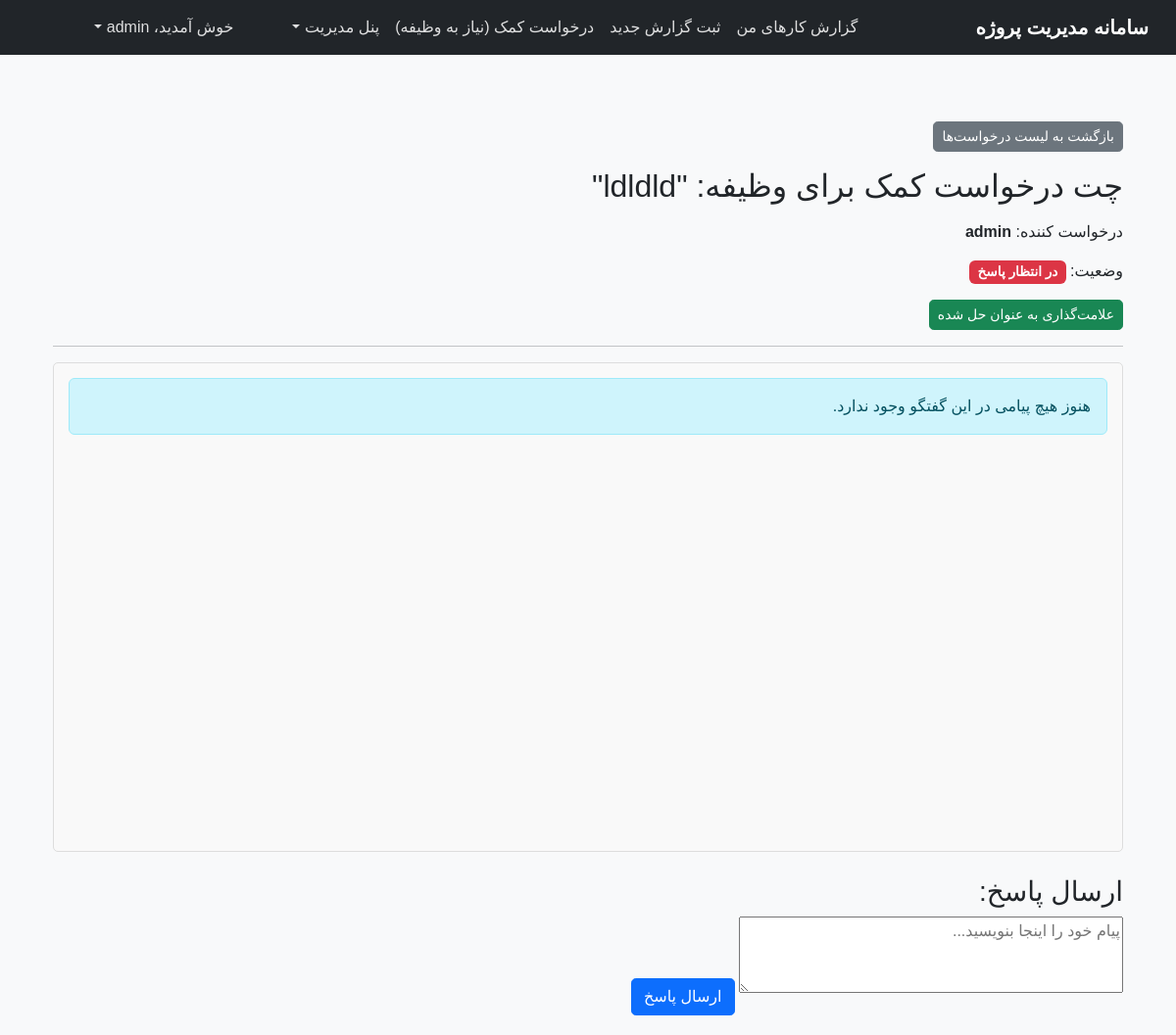
The app's page /adm/help_requests/1/ (signed in), older data.
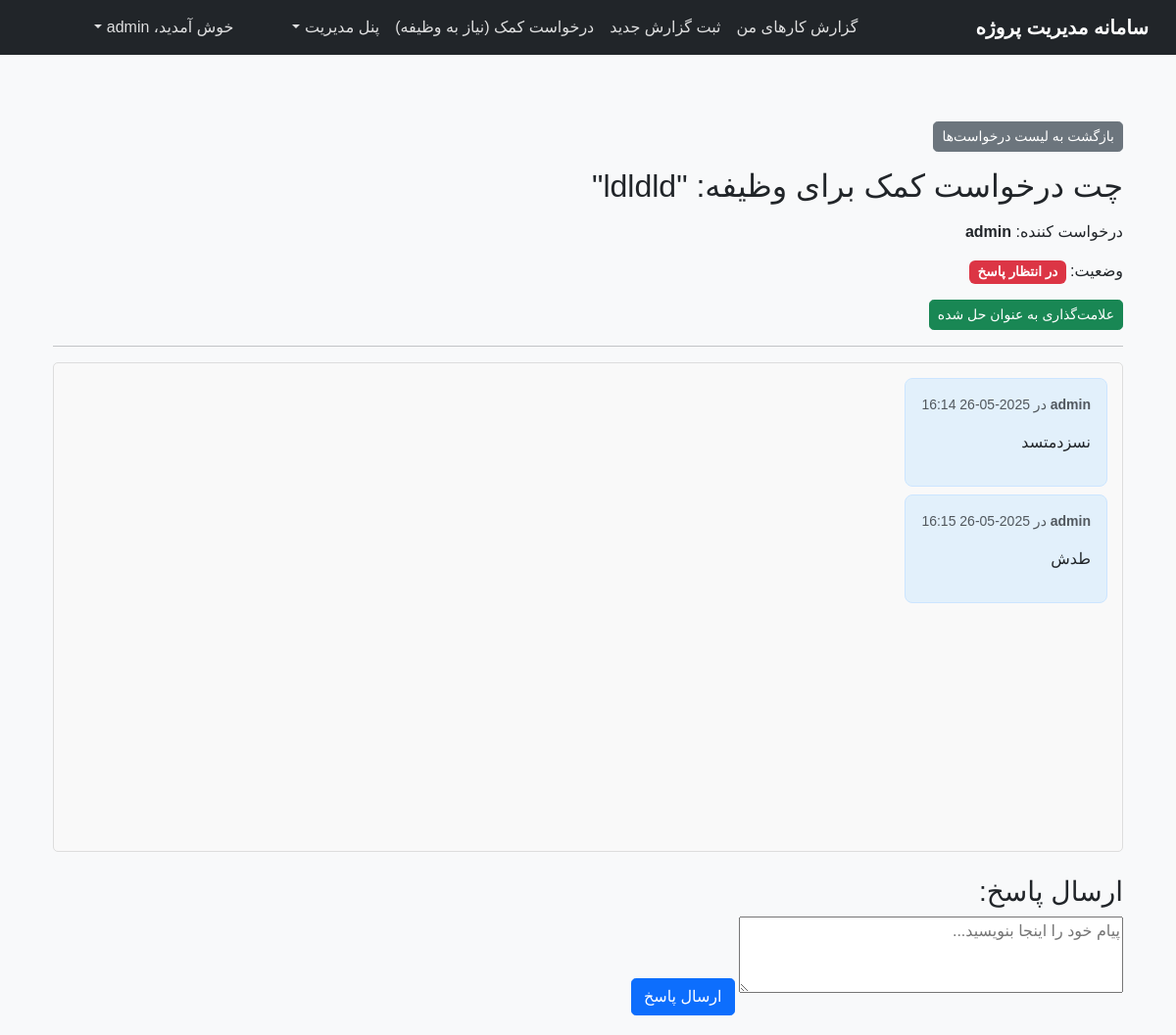
The same page, newer data.
### app/models.py (models this page shows, shortened)
class HelpRequest(models.Model):
    task = models.ForeignKey(Task, on_delete=models.CASCADE, related_name="help_requests", verbose_name="وظیفه")
    requester = models.ForeignKey(User, on_delete=models.CASCADE, related_name="submitted_help_requests", verbose_name="درخواست کننده")
    problem_description = RichTextUploadingField(verbose_name="شرح مشکل") # CKEditor
    is_resolved = models.BooleanField(default=False, verbose_name="برطرف شده")
    resolved_by = models.ForeignKey(User, on_delete=models.SET_NULL, null=True, blank=True, related_name="resolved_help_requests", verbose_name="حل کننده")
    requested_at = models.DateTimeField(auto_now_add=True, verbose_name="تاریخ درخواست")
    resolved_at = models.DateTimeField(null=True, blank=True, verbose_name="تاریخ حل مشکل")
    class Meta:
        verbose_name = "درخواست کمک"
        verbose_name_plural = "درخواست‌های کمک"

class Task(models.Model):
    STATUS_CHOICES = (('pending', 'در انتظار'), ('in_progress', 'در حال انجام'), ('needs_review', 'نیاز به بررسی'),
                      ('approved', 'تایید شده'), ('rejected', 'رد شده'), ('completed', 'تکمیل شده'))
    project = models.ForeignKey(Project, on_delete=models.CASCADE, related_name="tasks", verbose_name="پروژه")
    parent_task = models.ForeignKey('self', on_delete=models.CASCADE, null=True, blank=True, related_name="subtasks",
                                    verbose_name="وظیفه والد")
    title = models.CharField(max_length=255, verbose_name="عنوان وظیفه")
    description = RichTextUploadingField(blank=True, verbose_name="توضیحات وظیفه")
    assigned_to = models.ManyToManyField(User, related_name="assigned_tasks", verbose_name="اختصاص یافته به",
                                         blank=True)  # تغییر: اختیاری شد
    created_by = models.ForeignKey(User, on_delete=models.SET_NULL, null=True, blank=True, related_name="created_tasks",
                                   verbose_name="ایجاد کننده")  # تغییر: اختیاری شد
    created_at = models.DateTimeField(auto_now_add=True, verbose_name="تاریخ ایجاد")
    updated_at = models.DateTimeField(auto_now=True, verbose_name="تاریخ بروزرسانی")
    deadline = models.DateField(null=True, blank=True, verbose_name="مهلت انجام وظیفه")
    status = models.CharField(max_length=20, choices=STATUS_CHOICES, default='pending', verbose_name="وضعیت")
    is_approved = models.BooleanField(default=False, verbose_name="تایید شده توسط مدیر")
    approved_by = models.ForeignKey(User, on_delete=models.SET_NULL, null=True, blank=True,
                                    related_name="approved_tasks", verbose_name="تایید کننده")
    approval_date = models.DateTimeField(null=True, blank=True, verbose_name="تاریخ تایید/رد")
    rejection_reason = models.TextField(blank=True, verbose_name="دلیل رد شدن")
    class Meta:
        verbose_name = "وظیفه"
        verbose_name_plural = "وظایف"

class HelpRequestMessage(models.Model):
    help_request = models.ForeignKey(HelpRequest, on_delete=models.CASCADE, related_name="messages", verbose_name="درخواست کمک")
    sender = models.ForeignKey(User, on_delete=models.CASCADE, verbose_name="فرستنده")
    message = RichTextUploadingField(verbose_name="متن پیام") # CKEditor برای پیام‌های چت
    sent_at = models.DateTimeField(auto_now_add=True, verbose_name="تاریخ و زمان ارسال")
    class Meta:
        verbose_name = "پیام درخواست کمک"
        verbose_name_plural = "پیام‌های درخواست‌های کمک"
        ordering = ['sent_at'] # مرتب سازی بر اساس زمان برای نمایش چت

### app/views.py (the view)
# urls.py: path('adm/help_requests/<int:help_request_id>/', views.admin_help_request_chat_detail, name='admin_help_request_chat_detail'),
@login_required
@user_passes_test(is_manager)
def admin_help_request_chat_detail(request, help_request_id):
    help_request = get_object_or_404(HelpRequest, id=help_request_id)
    messages = help_request.messages.all().order_by('sent_at')
    if request.method == 'POST':
        form = HelpRequestMessageForm(request.POST)
        if form.is_valid():
            message = form.save(commit=False)
            message.help_request = help_request
            message.sender = request.user # مدیر پاسخ دهنده است
            message.save()
            if help_request.is_resolved:
                help_request.is_resolved = False
                help_request.resolved_by = None
                help_request.resolved_at = None
                help_request.save()
            Notification.objects.create(
                recipient=help_request.requester,
                message=f"پاسخی به درخواست کمک شما در وظیفه '{help_request.task.title}' داده شد.",
                link=reverse('help_request_chat', args=[help_request.id]),
                notification_type='new_help_request' # می‌توانید نوع اعلان جدیدی برای پاسخ ایجاد کنید
            )
            return redirect('admin_help_request_chat_detail', help_request_id=help_request.id)
    else:
        form = HelpRequestMessageForm()
    return render(request, 'admin_panel/admin_help_request_chat_detail.html', {
        'help_request': help_request,
        'messages': messages,
        'form': form
    })

### app/forms.py
class HelpRequestMessageForm(forms.ModelForm):
    class Meta:
        model = HelpRequestMessage
        fields = ['message']
        widgets = {
            'message': CKEditorUploadingWidget(config_name='awesome_ckeditor'), # این بخش بدون تغییر باقی می‌ماند
        }
        labels = {
            'message': 'پیام شما',
        }

### app/context_processors.py (called while the page is built)
def user_is_manager(request):
    def _is_manager(user):
        if user.is_authenticated:
            return user.is_staff or user.groups.filter(name='مدیران').exists()
        return False
    return {
        'is_manager_context': _is_manager(request.user)
    }

### app/views.py (called while the page is built)
def is_manager(user):
    if user.is_authenticated: # اطمینان حاصل کنید که کاربر لاگین کرده است
        return user.is_staff or user.groups.filter(name='مدیران').exists()
    return False # اگر کاربر لاگین نکرده، مدیر نیست

### app/templates/admin_panel/admin_help_request_chat_detail.html (shortened to what this page needs)
{% extends 'base.html' %}
{% load static %}
{% block content %}
<div class="container mt-4">
    <a href="{% url 'admin_help_requests_chat_list' %}" class="btn btn-secondary btn-sm mb-3">بازگشت به لیست درخواست‌ها</a>
    <h2 class="mb-3">چت درخواست کمک برای وظیفه: "{{ help_request.task.title }}"</h2>
    <p>درخواست کننده: <strong>{{ help_request.requester.username }}</strong></p>
    <p>وضعیت:
        {% if help_request.is_resolved %}
            <span class="badge bg-success text-white">حل شده توسط {{ help_request.resolved_by.username }} در {{ help_request.resolved_at|date:"Y-m-d H:i" }}</span>
            <form action="{% url 'mark_help_request_unresolved' help_request.id %}" method="post" style="display:inline;">
                {% csrf_token %}
                <button type="submit" class="btn btn-warning btn-sm ms-2">باز کردن مجدد</button>
            </form>
        {% else %}
            <span class="badge bg-danger text-white">در انتظار پاسخ</span>
            <form action="{% url 'mark_help_request_resolved' help_request.id %}" method="post" style="display:inline;">
                <button type="submit" class="btn btn-success btn-sm ms-2">علامت‌گذاری به عنوان حل شده</button>
            </form>
        {% endif %}
    </p>
    <hr>
    <div class="chat-box" style="height: 500px; overflow-y: scroll; border: 1px solid #ddd; padding: 15px; background-color: #f9f9f9; border-radius: 5px;">
        {% for message in messages %}
            <div class="card mb-2 {% if message.sender == help_request.requester %}bg-light{% else %}bg-info text-white{% endif %}">
                <div class="card-body">
                    <small class="text-muted"><strong>{{ message.sender.username }}</strong> در {{ message.sent_at|date:"Y-m-d H:i" }}</small>
                    <p class="card-text">
                        {% if message.message %}
                            {{ message.message|safe }}
                        {% else %}
                            <span class="text-muted fst-italic">پیامی وجود ندارد.</span>
                        {% endif %}
                    </p>
                </div>
            </div>
        {% empty %}
            <div class="alert alert-info">
                هنوز هیچ پیامی در این گفتگو وجود ندارد.
            </div>
        {% endfor %}
    </div>
    <div class="mt-4">
        <h3>ارسال پاسخ:</h3>
        <form method="post">
            {{ form.message }}
            <button type="submit" class="btn btn-primary mt-3">ارسال پاسخ</button>
        </form>
    </div>
</div>
{% endblock %}

### app/templates/base.html (shortened to what this page needs)
{% load static %}
<!DOCTYPE html>
<html lang="fa" dir="rtl">
<head>
    <link href="https://cdn.jsdelivr.net/npm/bootstrap@5.3.0/dist/css/bootstrap.min.css" rel="stylesheet">
    <link href="https://cdn.jsdelivr.net/npm/bootstrap-icons@1.10.0/font/bootstrap-icons.css" rel="stylesheet">
    <link rel="stylesheet" href="https://cdn.jsdelivr.net/npm/vazirmatn@33.0.0/font-face/vazirmatn.css">
    <link rel="stylesheet" href="{% static 'css/style.css' %}">
</head>
<body>
    <nav class="navbar navbar-expand-lg navbar-dark bg-dark">
        <div class="container-fluid">
            <a class="navbar-brand" href="{% url 'work_report_list' %}">سامانه مدیریت پروژه</a>
            <div class="collapse navbar-collapse" id="navbarNav">
                <ul class="navbar-nav me-auto mb-2 mb-lg-0">
                    {% if user.is_authenticated %}
                        <li class="nav-item">
                            <a class="nav-link" href="{% url 'work_report_list' %}">گزارش کارهای من</a>
                        </li>
                        <li class="nav-item">
                            <a class="nav-link" href="{% url 'create_new_report' %}">ثبت گزارش جدید</a>
                        </li>
                        <li class="nav-item">
                            <a class="nav-link" href="#">درخواست کمک (نیاز به وظیفه)</a>
                        </li>
                        {% if is_manager_context %}
                            <li class="nav-item dropdown">
                                <a class="nav-link dropdown-toggle" href="#" id="adminDropdown" role="button" data-bs-toggle="dropdown" aria-expanded="false">
                                    پنل مدیریت
                                </a>
                            </li>
                        {% endif %}
                    {% endif %}
                </ul>
                <ul class="navbar-nav ms-auto">
                    {% if user.is_authenticated %}
                        <li class="nav-item dropdown">
                            <a class="nav-link dropdown-toggle" href="#" id="navbarDropdown" role="button" data-bs-toggle="dropdown" aria-expanded="false">
                                خوش آمدید، {{ user.username }}
                            </a>
                        </li>
                    {% else %}
                        <li class="nav-item">
                            <a class="nav-link" href="{% url 'login' %}">ورود</a>
                        </li>
                    {% endif %}
                </ul>
            </div>
        </div>
    </nav>
    <main class="container mt-4">
        {% block content %}
        {% endblock %}
    </main>
</body>
</html>

### app/static/css/style.css (style rules this page uses)
body { direction: rtl; text-align: right; font-family: 'Vazirmatn', 'Arial', sans-serif; background-color: #f8f9fa; }
.navbar-brand { font-weight: bold; font-size: 1.25rem; }
.navbar .nav-link { color: rgba(255, 255, 255, 0.85); padding-left: 0.8rem; padding-right: 0.8rem; }
main.container { padding-top: 20px; padding-bottom: 20px; }
.card { border-radius: 0.5rem; border: 1px solid rgba(0, 0, 0, 0.1); box-shadow: 0 0.125rem 0.25rem rgba(0, 0, 0, 0.075); }
.btn { border-radius: 0.3rem; }
.chat-box { background-color: #e9ecef; border: 1px solid #dee2e6; border-radius: 0.5rem; padding: 15px; height: 500px; overflow-y: auto; display: flex; flex-direction: column; }
.chat-box .card { max-width: 80%; margin-bottom: 10px; box-shadow: none; }
.chat-box .card.bg-light { align-self: flex-start; background-color: #e2f0fb !important; border-color: #cce5ff !important; }
.chat-box .card small { display: block; margin-bottom: 5px; color: #6c757d; }
.badge { font-size: 0.85em; padding: 0.4em 0.6em; }

### app/templates/base.html (style rules this page uses)
body { font-family: "Vazirmatn", sans-serif; }
.btn, .form-control, .navbar, h1, h2, h3, h4, h5, h6 { font-family: "Vazirmatn", sans-serif !important; }

Row changes from the older to the newer data that the page shows:
added HelpRequestMessage: sender.username "admin", sent_at "2025-05-26 16:14", message "نسزدمتسد"
added HelpRequestMessage: sender.username "admin", sent_at "2025-05-26 16:15", message "طدش"
Text that changed along with them:
text no longer shown: "هنوز هیچ پیامی در این گفتگو وجود ندارد."
